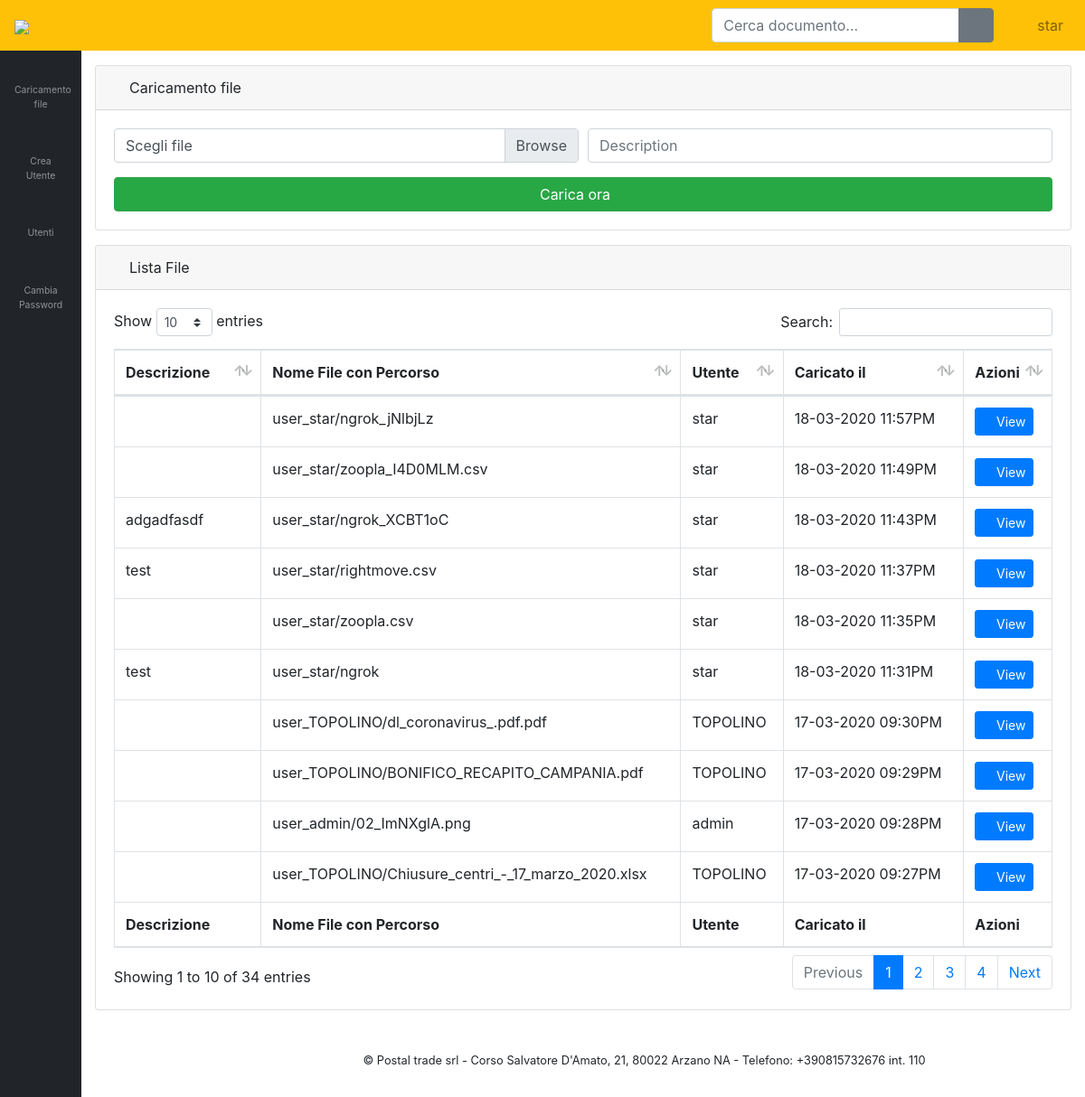
The page / (signed in) on the database its author committed.
### crud/models.py (models this page shows)
class Document(models.Model):
    description = models.CharField(max_length=255, blank=True)
    document = models.FileField(upload_to=user_directory_path)
    user = models.ForeignKey(settings.AUTH_USER_MODEL, on_delete=models.SET_NULL, null=True)
    uploaded_at = models.DateTimeField(auto_now_add=True)

### crud/views.py (the view)
# urls.py: url(r'^$', views.fileupload, name='index'),
@login_required
def fileupload(request):
    if request.method == 'POST':
        form = DocumentForm(request.POST, request.FILES)
        if form.is_valid():
            document = form.save(commit=False)
            document.user = request.user
            document.save()
            messages.success(request, 'File Uploaded successfully!')
            subject = 'File Uploaded successfully!'
            message = 'check folder, 1 new file added'
            email_from = settings.EMAIL_HOST_USER
            recipient_list = ['agenzianapoli4@sailpost.it', 'tatumfgdillon@gmail.com']
            send_mail(subject, message, email_from, recipient_list)
        return redirect('home')
    else:
        form = DocumentForm()
        if request.user.is_superuser:
            documents = Document.objects.order_by('-uploaded_at')
        else:
            documents = Document.objects.filter(user=request.user).order_by('-uploaded_at')
        context = {
        'form':form,
        'documents': documents,
        }
    return render(request, 'fileupload.html', context)

### crud/forms.py
class DocumentForm(forms.ModelForm):
    class Meta:
        model = Document
        fields = ('description', 'document', )
        widgets={
                   "document":forms.FileInput(attrs={'name':'myfile','id':'fileInput','class':'form-control custom-file-input file'}),
                   "description":forms.TextInput(attrs={'placeholder':'Description','class':'form-control'}),
                }

### templates/fileupload.html (shortened to what this page needs)
{% extends 'layout/app.html' %}
{% block body %}
    <div id="content-wrapper">
        <div class="container-fluid">
            <div class="card mb-3">
                <div class="card-header">
                    <i class="fas fa-upload"></i>
                    Caricamento file
                </div>
                <div class="card-body">
                    <form action="" class="form-horizontal" method="POST" enctype="multipart/form-data">
                        <div class="form-group">
                            <div class="form-row">
                                <div class="col-md-6">
                                    <div class="input-group input-group-lg">
                                        <div class="custom-file">
                                            <label class="custom-file-label" id="fileLabel" for="fileInput">Scegli file</label>
                                        </div>
                                    </div>
                                </div>
                                <div class="col-md-6">
                                    <div class="input-group input-group-lg">
                                        <div class="custom-file">
                                            {{form.description}}
                                        </div>
                                    </div>
                                </div>
                            </div>
                        </div>
                        <button class="btn btn-success btn-block" type="submit">Carica ora &nbsp;&nbsp;&nbsp;</button>
                    </form>
                </div>
            </div>
            <div class="card mb-3">
                <div class="card-header">
                    <i class="fas fa-folder"></i>
                    Lista File
                </div>
                <div class="card-body">
                    <div class="table-responsive">
                    <table class="table table-bordered"  id="dataTable2" width="100%" cellspacing="0">
                        <thead>
                        <tr>
                            <th>Descrizione</th>
                            <th>Nome File con Percorso</th>
                            {% if request.user.is_superuser %}
                            <th>Utente</th>
                            {% endif %}
                            <th>Caricato il</th>
                            <th>Azioni</th>
                        </tr>
                        </thead>
                        <tfoot>
                            <tr>
                            <th>Descrizione</th>
                            <th>Nome File con Percorso</th>
                            {% if request.user.is_superuser %}
                            <th>Utente</th>
                            {% endif %}
                            <th>Caricato il</th>
                            <th>Azioni</th>
                            </tr>
                        </tfoot>
                        <tbody>
                        {% for document in documents %}
                            <tr>
                                <td>{{document.description}}</td>
                                <td>{{document.document}}</td>
                                {% if request.user.is_superuser %}
                                <td>{{document.user}}</td>
                                {% endif %}
                                <td>{{document.uploaded_at|date:"d-m-Y h:iA"}}</td>
                                <td>
                                    <a class="btn btn-sm btn-primary" href="media/{{document.document}}" target="blank"><span class="fa fa-eye"></span>&nbsp;View</a>
                                </td>
                            </tr>
                        {% endfor %}
                        </tbody>
                    </table>
                </div>
                </div>
            </div>
        </div>
    </div>
{% endblock %}

### templates/elements/header.html (shortened to what this page needs)
<nav class="navbar navbar-expand navbar-light bg-warning static-top">
    {% load static %}
    <a class="navbar-brand mr-1" href="{% url 'home' %}"><img style="width: 180px;" src="{% static 'img/logo.png' %}"></a>
    <button class="btn btn-link btn-sm text-white order-1 order-sm-0" id="sidebarToggle" href="#">
        <i class="fas fa-bars"></i>
    </button>
    <form class="d-none d-md-inline-block form-inline ml-auto mr-0 mr-md-3 my-2 my-md-0">
        <div class="input-group">
            <input type="text" class="form-control" placeholder="Cerca documento..." aria-label="Search" aria-describedby="basic-addon2">
            <div class="input-group-append">
                <button class="btn btn-secondary" type="button">
                    <i class="fas fa-search"></i>
                </button>
            </div>
        </div>
    </form>
    <ul class="navbar-nav ml-auto ml-md-0">
        <li class="nav-item dropdown no-arrow">
            <a class="nav-link dropdown-toggle" href="#" id="userDropdown" role="button" data-toggle="dropdown" aria-haspopup="true" aria-expanded="false">
                <i class="fas fa-user-circle fa-fw"></i>
                <span>{{request.user}}</span>
            </a>
        </li>
    </ul>
</nav>

### rows shown on the page
Document: document "user_star/ngrok_jNlbjLz", user "star", uploaded_at "18-03-2020 11:57PM"
Document: document "user_star/zoopla_I4D0MLM.csv", user "star", uploaded_at "18-03-2020 11:49PM"
Document: description "adgadfasdf", document "user_star/ngrok_XCBT1oC", user "star", uploaded_at "18-03-2020 11:43PM"
Document: description "test", document "user_star/rightmove.csv", user "star", uploaded_at "18-03-2020 11:37PM"
Document: document "user_star/zoopla.csv", user "star", uploaded_at "18-03-2020 11:35PM"
Document: description "test", document "user_star/ngrok", user "star", uploaded_at "18-03-2020 11:31PM"
Document: document "user_TOPOLINO/dl_coronavirus_.pdf.pdf", user "TOPOLINO", uploaded_at "17-03-2020 09:30PM"
Document: document "user_TOPOLINO/BONIFICO_RECAPITO_CAMPANIA.pdf", user "TOPOLINO", uploaded_at "17-03-2020 09:29PM"
Document: document "user_admin/02_ImNXglA.png", user "admin", uploaded_at "17-03-2020 09:28PM"
Document: document "user_TOPOLINO/Chiusure_centri_-_17_marzo_2020.xlsx", user "TOPOLINO", uploaded_at "17-03-2020 09:27PM"

### other values the page prints
{{ request.user }} "star"
